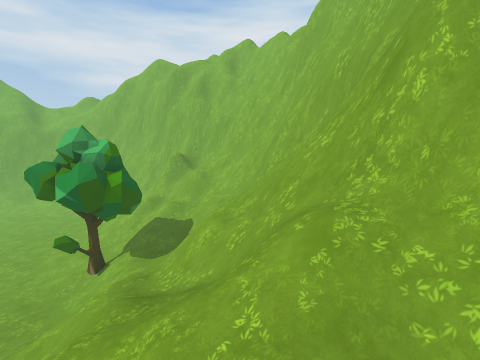
View 1 (above)

22 first-person views from a walk through a 3-D level made in the Unity game engine. The camera is 1.4 m above the floor, tilts 10° down and sees 90° across. The floor is counted in squares, 1 m on a side. Each view is taken from the middle of a square. On the plan, view 1 faces up. The plan holds only what a view shows up to about 13 squares ahead; the rest is blank. The place goes on beyond the plan. The player character is not drawn. Some animated figures are left out. Some surface patterns are stand-ins.

View 2
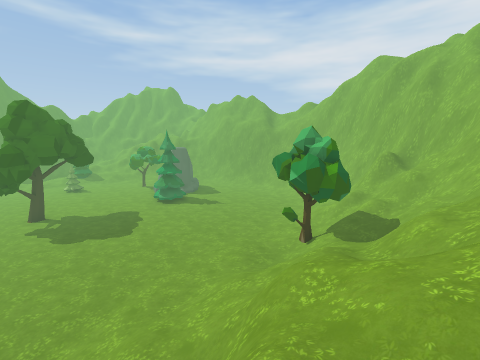

View 3
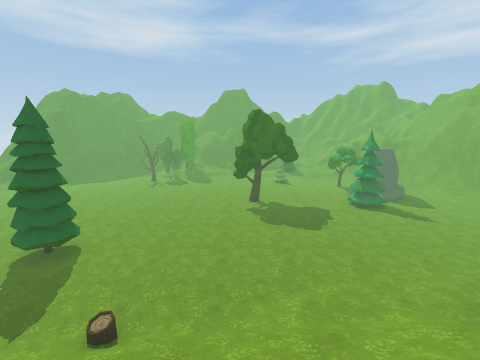

View 4
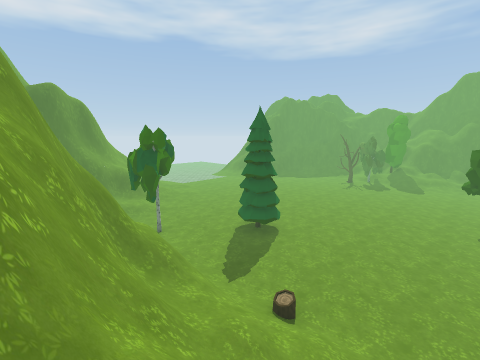

View 5
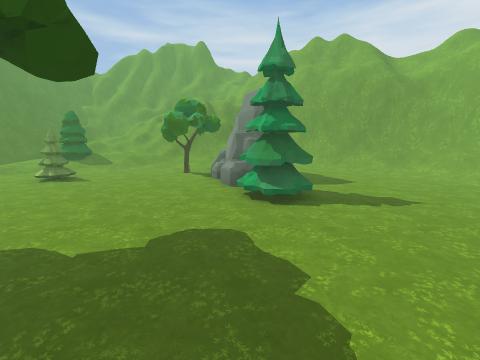

View 6
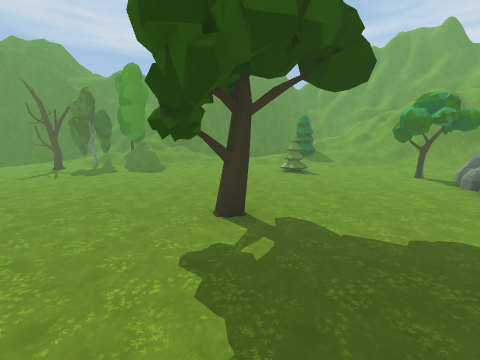

View 7
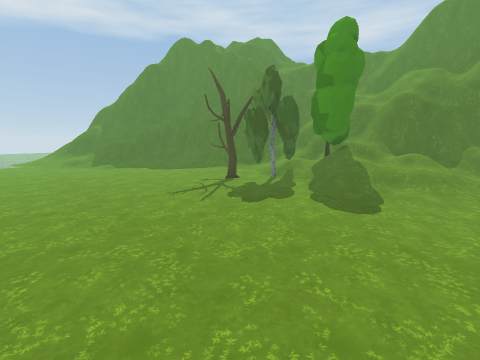

View 8
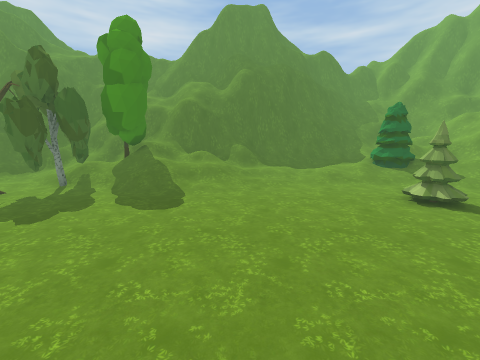

View 9
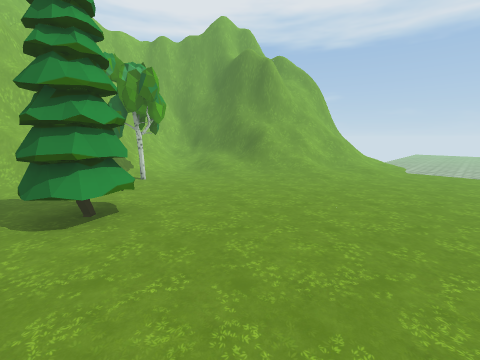

View 10
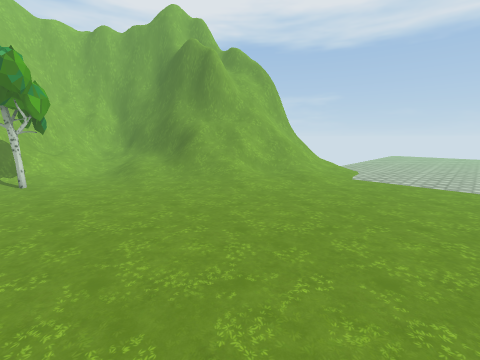

View 11
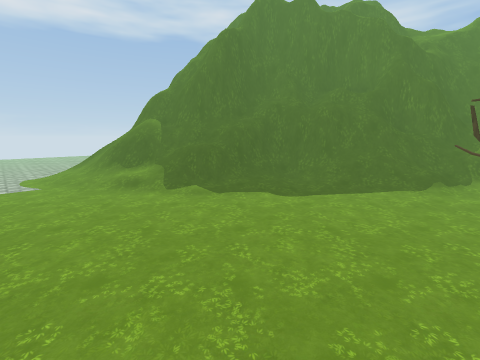

View 12
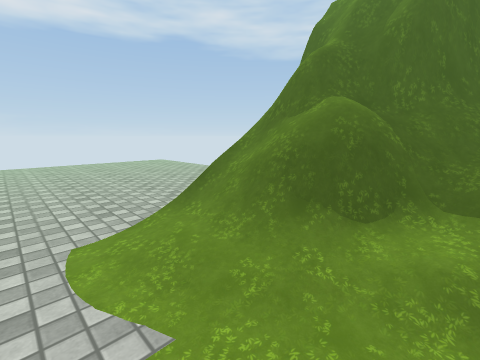

View 13
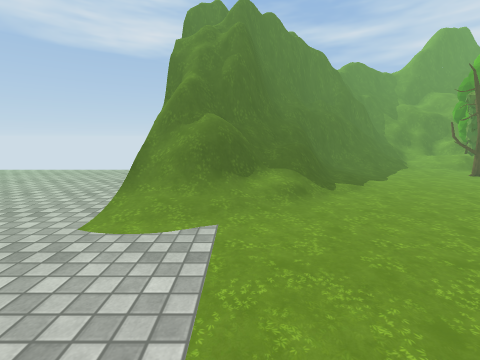

View 14
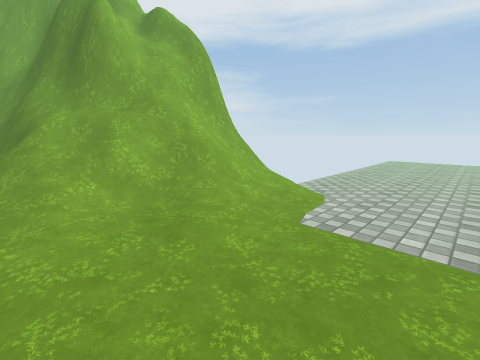

View 15
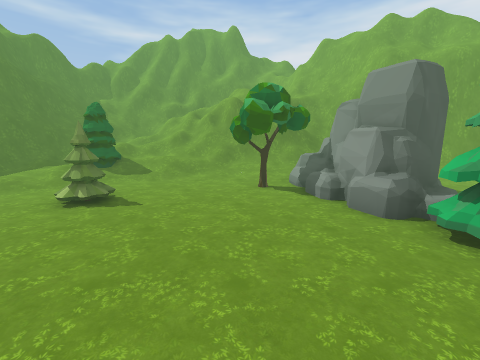

View 16
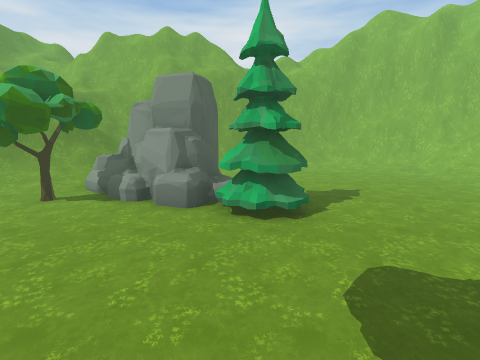

View 17
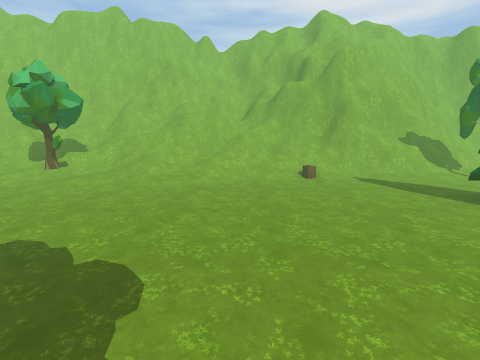

View 18
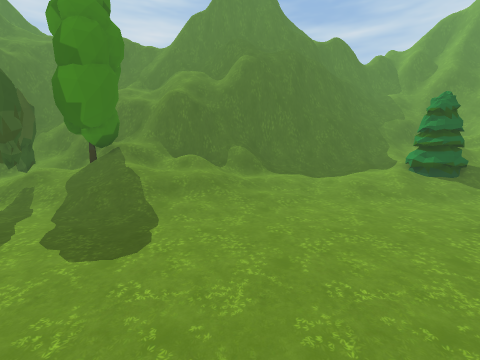

View 19
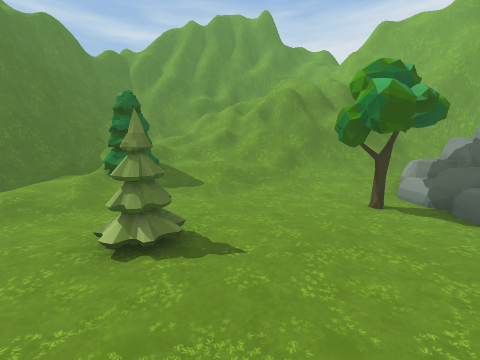

View 20
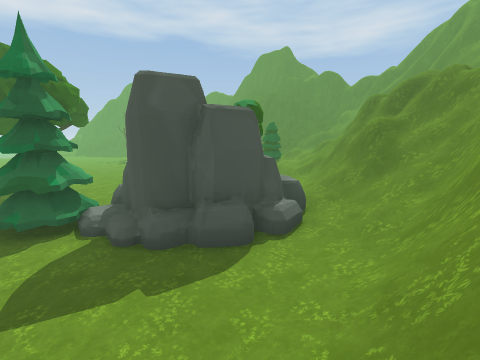

View 21
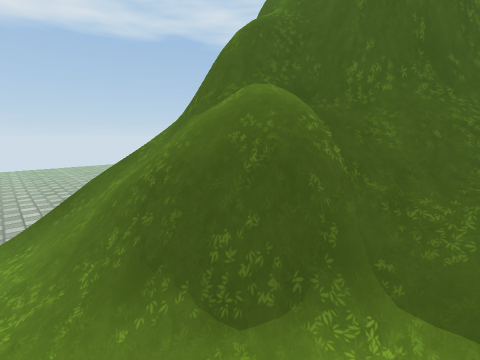

View 22
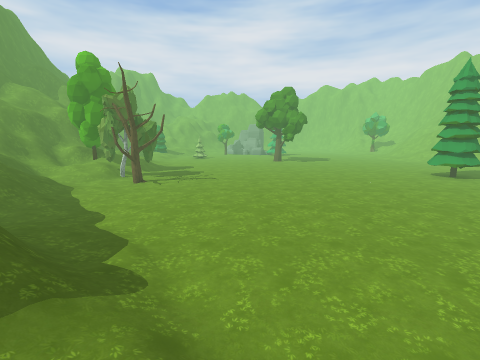

### Floor plan
Key: @ floor where view 1 was taken; # wall or solid block; . main floor; : floor 0.25 m higher than the main floor; + floor 0.5 m higher than the main floor; * floor 0.75 m higher than the main floor; % floor 2 m higher than the main floor; & floor 2.5 m higher than the main floor; / step, stairs or slope; = window, fence, low wall or low ledge; ^ raised ledge; T tree; R rock; O other object.
Columns run from 29 left of view 1 to 2 right of it. Each row starts with its distance up from view 1.
 13               ##########
 12          #######=/////#####
 11          #==/////.....//==###
 10   ##  ######//........../=#=##
  9  ### =####=/RRRR.......// /^###
  8 #^## =====//TRR#........///==##
  7 #=====/////.TRR#T......./////=#
  6 # &///////.TT.RRTT....../TT/==#
  5 # &//////.......TT.......TT/=##
  4 #==///TT/...............:://==#
  3 #^##//T/................/////=##
  2 #####*+/.TT..............//=/=##
  1    ##/:/................///=//=^
  0     #//.........T........///=@#^
 -1     #//.........T......../////=#
 -2     #////.................//==^#
 -3     ##///................///####
 -4     ##///.................//##
 -5     ##/T/.................=##
 -6    ###TTTT............T...=##
 -7    ##=/TTT...........TTT..=##
 -8    #%=//TTT...........T...=##
 -9    # #//.T...............TT=#
-10     ###O/................T//##
-11      #==/.................///#
-12      ###//............../////#
-13       ###:/...........://///=#
-14        ##==:.........:///=####
-15         ##=//........://==##
-16         ##=///......::=/###
-17          ##==/......///=##
-18           .##//......//=#
-19            #//......///##
-20            ..........  #
-21          ............
-22         .............
-23         .............
-24         .............
-25         .............
-26         .............
-27         .............
-28          ....... ....
-29          ....... ....
-30          ....... ...

Where each view was taken, in squares from view 1:
view 1: 0 up, 0 right, facing up
view 2: 1 down, 0 right, facing up-left
view 3: 1 down, 0 right, facing left
view 4: 1 down, 0 right, facing down-left
view 5: 1 up, 9 left, facing up-left
view 6: 0 up, 9 left, facing left
view 7: 2 down, 14 left, facing down-left
view 8: 2 down, 14 left, facing left
view 9: 6 down, 12 left, facing down-right
view 10: 9 down, 13 left, facing down-right
view 11: 9 down, 14 left, facing down-left
view 12: 16 down, 14 left, facing down-left
view 13: 17 down, 11 left, facing left
view 14: 14 down, 12 left, facing down-right
view 15: 1 up, 13 left, facing up-left
view 16: 1 up, 13 left, facing up
view 17: 1 down, 12 left, facing right
view 18: 2 down, 16 left, facing left
view 19: 1 up, 16 left, facing up-left
view 20: 12 up, 12 left, facing down-left
view 21: 16 down, 16 left, facing down-left
view 22: 17 down, 16 left, facing up
